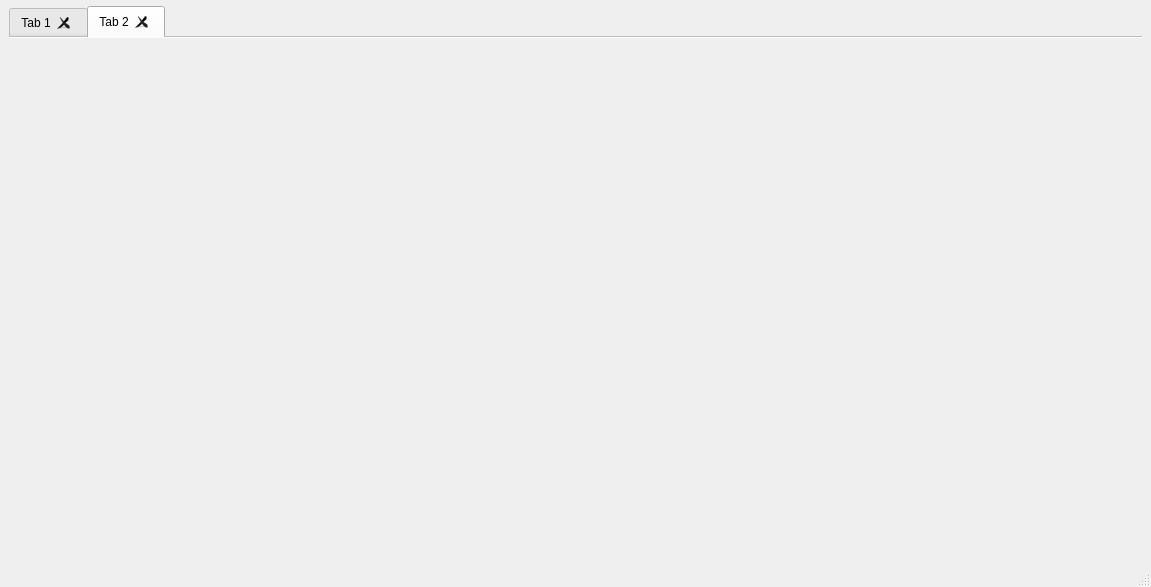
<?xml version="1.0" encoding="UTF-8"?>
<ui version="4.0">
 <class>CalicatasEditorWindow</class>
 <widget class="QMainWindow" name="CalicatasEditorWindow">
  <property name="geometry">
   <rect>
    <x>0</x>
    <y>0</y>
    <width>1151</width>
    <height>587</height>
   </rect>
  </property>
  <property name="windowTitle">
   <string>CalicataEditor</string>
  </property>
  <widget class="QWidget" name="centralwidget">
   <layout class="QVBoxLayout" name="verticalLayout">
    <property name="leftMargin">
     <number>9</number>
    </property>
    <property name="topMargin">
     <number>6</number>
    </property>
    <property name="bottomMargin">
     <number>0</number>
    </property>
    <item>
     <widget class="QTabWidget" name="tabWidgetCalicatas">
      <property name="currentIndex">
       <number>1</number>
      </property>
      <property name="elideMode">
       <enum>Qt::TextElideMode::ElideRight</enum>
      </property>
      <property name="usesScrollButtons">
       <bool>true</bool>
      </property>
      <property name="documentMode">
       <bool>true</bool>
      </property>
      <property name="tabsClosable">
       <bool>true</bool>
      </property>
      <property name="movable">
       <bool>true</bool>
      </property>
      <widget class="QWidget" name="tab">
       <attribute name="title">
        <string>Tab 1</string>
       </attribute>
      </widget>
      <widget class="QWidget" name="tab_2">
       <attribute name="title">
        <string>Tab 2</string>
       </attribute>
      </widget>
     </widget>
    </item>
   </layout>
  </widget>
  <widget class="QMenuBar" name="menubar">
   <property name="geometry">
    <rect>
     <x>0</x>
     <y>0</y>
     <width>1151</width>
     <height>21</height>
    </rect>
   </property>
  </widget>
  <widget class="QStatusBar" name="statusbar"/>
 </widget>
 <resources/>
 <connections/>
</ui>
